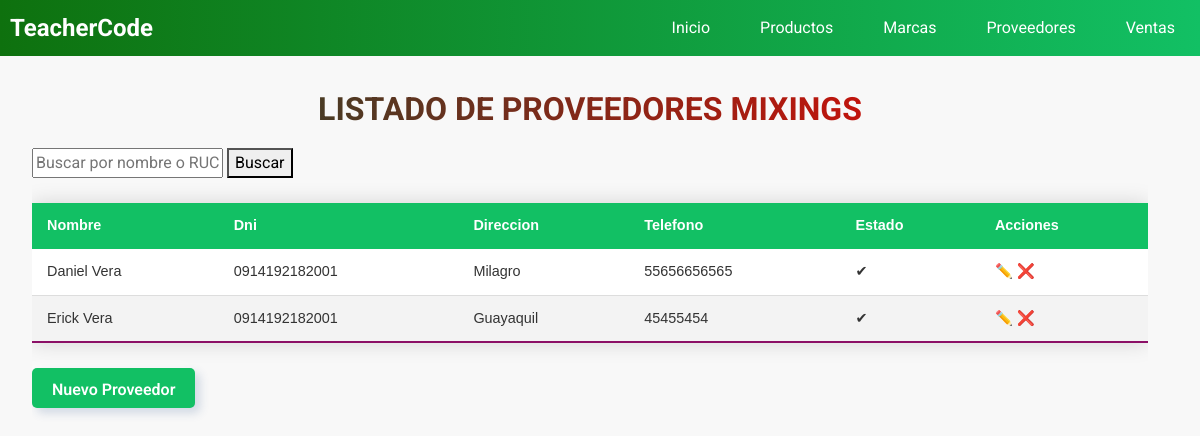
The page /supplier_list/ (signed in) on the database as committed earlier.
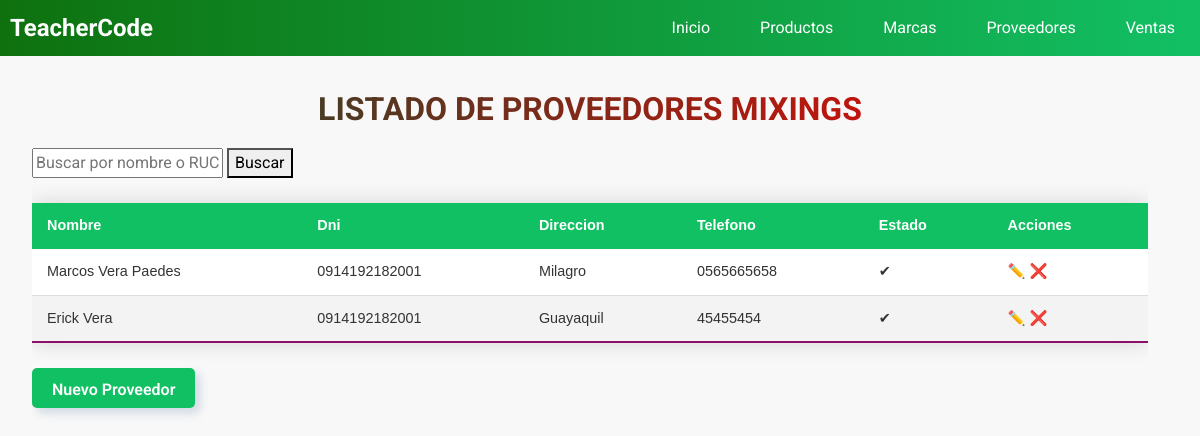
The same page on the database as committed later.
### core/models.py (models this page shows, shortened)
class Supplier(models.Model):
    name = models.CharField(max_length=100)
    ruc = models.CharField(max_length=13)
    address = models.CharField(max_length=200)
    phone = models.CharField(max_length=10,validators=[phone_validator])
    user = models.ForeignKey(User,on_delete=models.PROTECT)
    created = models.DateTimeField(auto_now_add=True)
    updated = models.DateTimeField(auto_now=True)
    state = models.BooleanField('Activo', default = True)
    class Meta:
        verbose_name = 'Proveedor'
        verbose_name_plural = 'Proveedores'

### core/views.py (the view)
# urls.py: path('supplier_list/', views.SupplierListView.as_view(),name='supplier_list'),
class SupplierListView(LoginRequiredMixin,TitleContextMixin,ListView):
    model = Supplier
    template_name = 'supplier/list.html'  # Nombre del template a usar
    context_object_name = 'suppliers'     # Nombre del contexto a pasar al template
    paginate_by = 10
    title1 = None
    title2 = None
    title1 = "Autor | TeacherCode"
    title2 = "Listado de Proveedores mixings"
    def get_queryset(self):
        queryset = super().get_queryset()  # self.model.objects.all()
        query = self.request.GET.get('q','')
        if query:
            queryset = queryset.filter(Q(name__icontains=query) | Q(ruc__icontains=query))
        return queryset

### core/mixins.py (called while the page is built)
    def get_context_data(self, **kwargs):
        context = super().get_context_data(**kwargs)
        if self.title1:
            context["title1"] = self.title1
        if self.title2:
            context["title2"] = self.title2
        return context

### template/supplier/list.html
{% extends 'base.html' %}
{% block content %}
  <div class="table-container">
    <br>
    <h1 class="title">{{ title2 | upper }}</h1>
     <form method="get" >
        <input type="text" name="q" value="{{ request.GET.q }}" placeholder="Buscar por nombre o RUC">
        <button type="submit">Buscar</button>
    </form>
    <table class="styled-table">
      <thead>
        <tr>
          <th>Nombre</th>
          <th>Dni</th>
          <th>Direccion</th>
          <th>Telefono</th>
          <th>Estado</th>
          <th>Acciones</th>
      </tr>
      </thead>
      <tbody>
       {% for item in suppliers %}
        <tr>
         <td>{{item.name}}</td>
          <td>{{item.ruc}}</td>
          <td>{{item.address}}</td>
          <td>{{item.phone}}</td>
          <td>{% if item.state %}
               ✔
              {% else %}
               ➖
              {% endif %}
          </td>
          <td>
            <a href={% url 'core:supplier_update' item.id %}>✏️</a>
            <a href={% url 'core:supplier_delete' item.id %}>❌</a>
          </td>
        </tr>
       {% endfor %}
      </tbody>
    </table>
     <div class="form-group">
       <a class="btn blue" href={% url 'core:supplier_create' %}>Nuevo Proveedor</a>
     </div>
  </div>
{% endblock content  %}

Rows that differ between the two databases and show on the page:
changed Supplier "Milagro": name "Daniel Vera" → "Marcos Vera Paedes"; phone "55656656565" → "0565665658"
